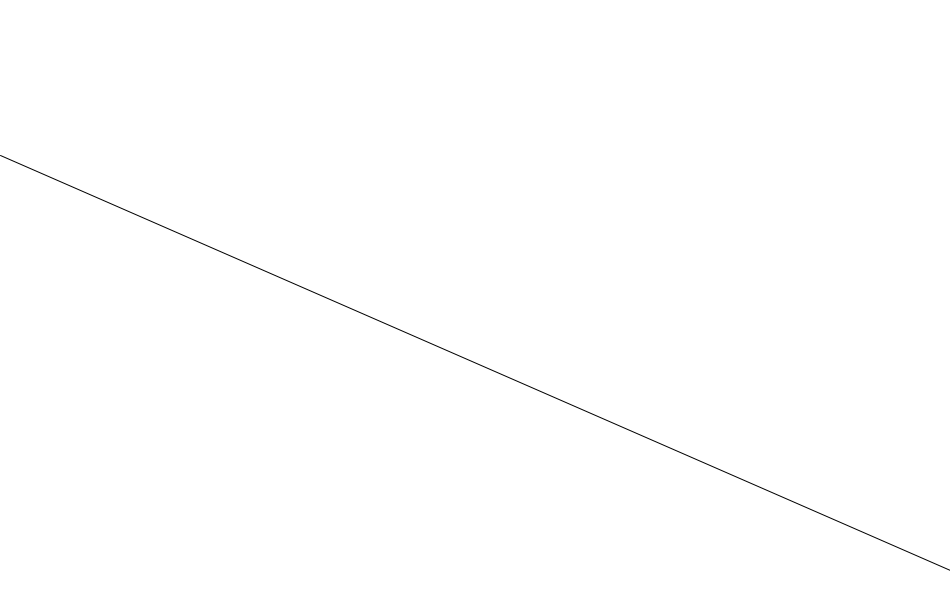
Frame 1 (no input)
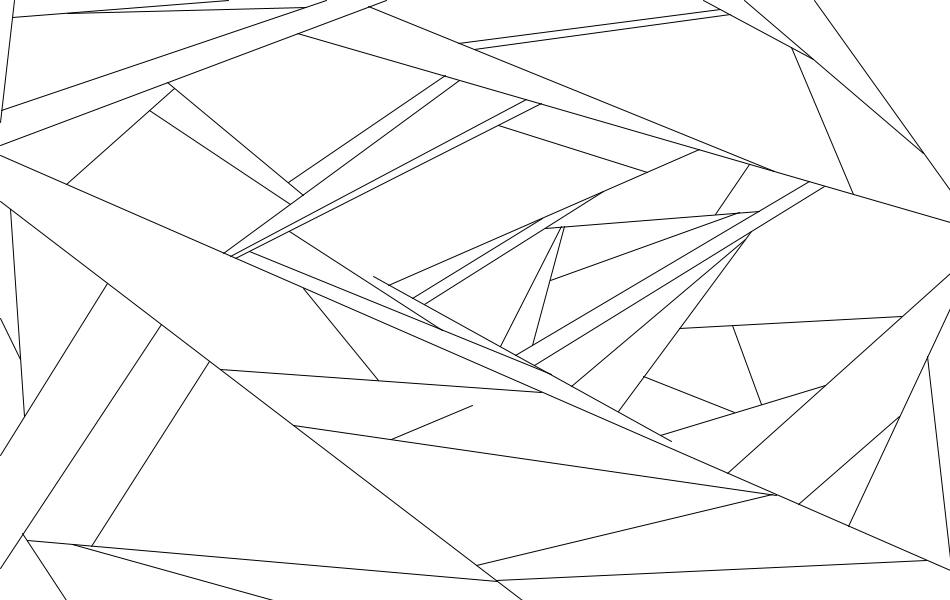
Frame 60 (the mouse pressed at the canvas centre just before this capture)
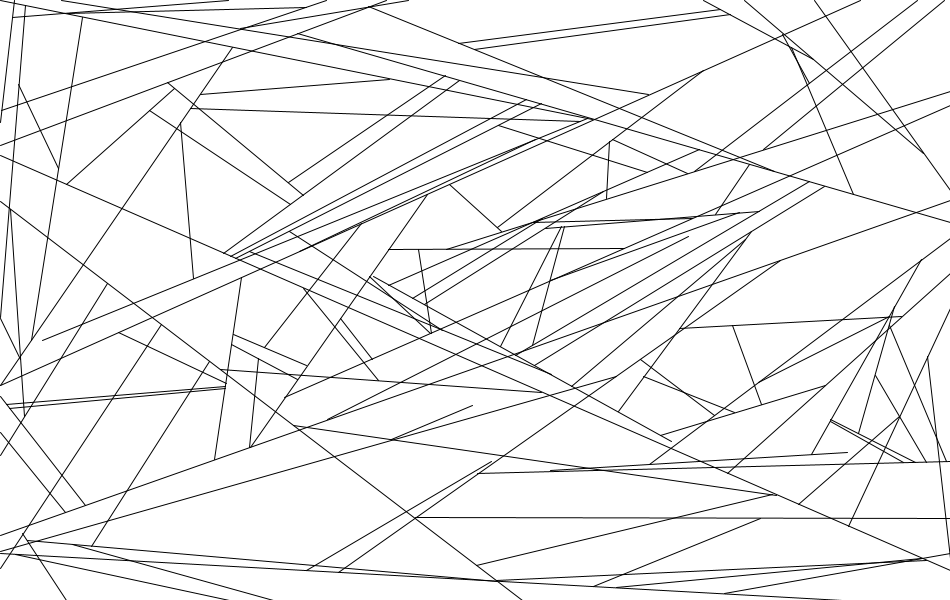
Frame 120 (the mouse held since frame 60 and released just before this capture)

The Processing sketch that drew these frames (run headless with seeded random() and noise(); from frame 60 on, the mouse is pressed at the canvas centre):

// Processing sketch: processing_136594
// ── processing_136594.pde

class Line {
  PVector start, end;
  color c;
  
  Line(PVector _start, PVector _end, color _c) {
    start = _start;
    end   = _end;
    c     = _c;
  }
  
  void set_start(PVector _start) {
    start = _start;
  }
  
  void set_end(PVector _end) {
    end = _end;
  }
  
  PVector get_start() {
    return start;
  }
  
  PVector get_end() {
    return end;
  }
  
  void draw() {
    pushStyle();
    stroke(c);
    line(start.x, start.y, end.x, end.y);
    popStyle();
  }
  
  PVector line_itersection(Line one, Line two) {
    float x1 = one.get_start().x;
    float y1 = one.get_start().y;
    float x2 = one.get_end().x;
    float y2 = one.get_end().y;
    
    float x3 = two.get_start().x;
    float y3 = two.get_start().y;
    float x4 = two.get_end().x;
    float y4 = two.get_end().y;
    
    float bx = x2 - x1;
    float by = y2 - y1;
    float dx = x4 - x3;
    float dy = y4 - y3;
   
    float b_dot_d_perp = bx * dy - by * dx;
   
    if(b_dot_d_perp == 0) return null;
   
    float cx = x3 - x1;
    float cy = y3 - y1;
   
    float t = (cx * dy - cy * dx) / b_dot_d_perp;
    if(t < 0 || t > 1) return null;
   
    float u = (cx * by - cy * bx) / b_dot_d_perp;
    if(u < 0 || u > 1) return null;
   
    return new PVector(x1+t*bx, y1+t*by);
  }
  
  PVector intersects_at(Line other) {
    return line_itersection(this, other);
  }
}
  
PVector random_bounded_vector() {
  return new PVector(random(width), random(height));
}

PVector northern_vector() {
  return new PVector(random(width), 0);
}

PVector eastern_vector() {
  return new PVector(width, random(height));
}

PVector southern_vector() {
  return new PVector(random(width), height);
}

PVector western_vector() {
  return new PVector(0, random(height));
}

Line random_cross_screen_line() {
  
 int rand = (int)random(7);
  switch(rand) {
    case 0: 
      return new Line(western_vector(), northern_vector(), color(0));
    case 1:
      return new Line(northern_vector(), eastern_vector(), color(0));
    case 2:
      return new Line(eastern_vector(), southern_vector(), color(0));
    case 3:
      return new Line(southern_vector(), western_vector(), color(0));
    case 4:
      return new Line(western_vector(), eastern_vector(), color(0));
    case 5:
      return new Line(northern_vector(), southern_vector(), color(0));
  }
  // Comment out the top switch to allow for straight up random lines.
  return new Line(random_bounded_vector(), random_bounded_vector(), color(0));
}


float distance_between_points(PVector one, PVector two) {
  return sqrt(sq(one.x - two.x) + sq(one.y - two.y));
}

Line the_others[];
int NUMBER_OF_OTHERS = 2500;
int lines_created;

void setup() {
  size(950, 600);
  smooth();
  frameRate(35);
  initialize();
  stroke(0);
}

void initialize() {
  lines_created = 0;
  the_others = new Line[NUMBER_OF_OTHERS];
  background(255);
}

void mousePressed() {
  initialize();
}

void draw() {

  if (lines_created != NUMBER_OF_OTHERS) {
    the_others[lines_created] = random_cross_screen_line();
    for (int i = 0; i < lines_created; i++) {
      PVector intersection = the_others[lines_created].intersects_at(the_others[i]);
      if (intersection != null) {
        float distance_to_start = distance_between_points(the_others[lines_created].get_start(), intersection);
        float distance_to_end = distance_between_points(the_others[lines_created].get_end(), intersection);
        if (distance_to_end > distance_to_start) {
          the_others[lines_created].set_start(intersection);
        } else {
          the_others[lines_created].set_end(intersection);
        }
      }  
    }
    lines_created++;
  }

    the_others[lines_created - 1].draw();

  
}
